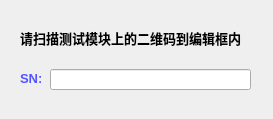
<?xml version="1.0" encoding="UTF-8"?>
<ui version="4.0">
 <class>SNDialog</class>
 <widget class="QDialog" name="SNDialog">
  <property name="geometry">
   <rect>
    <x>0</x>
    <y>0</y>
    <width>273</width>
    <height>119</height>
   </rect>
  </property>
  <property name="font">
   <font>
    <pointsize>10</pointsize>
    <weight>75</weight>
    <bold>true</bold>
   </font>
  </property>
  <property name="windowTitle">
   <string>Dialog</string>
  </property>
  <property name="styleSheet">
   <string notr="true">color: rgb(85, 85, 255);</string>
  </property>
  <widget class="QLabel" name="labelDlgSNComment">
   <property name="geometry">
    <rect>
     <x>20</x>
     <y>30</y>
     <width>231</width>
     <height>16</height>
    </rect>
   </property>
   <property name="styleSheet">
    <string notr="true">color: rgb(0, 0, 0);</string>
   </property>
   <property name="text">
    <string>请扫描测试模块上的二维码到编辑框内</string>
   </property>
  </widget>
  <widget class="QLabel" name="labelDlgSN">
   <property name="geometry">
    <rect>
     <x>20</x>
     <y>70</y>
     <width>21</width>
     <height>16</height>
    </rect>
   </property>
   <property name="text">
    <string>SN:</string>
   </property>
  </widget>
  <widget class="QLineEdit" name="editDlgSN">
   <property name="geometry">
    <rect>
     <x>50</x>
     <y>69</y>
     <width>201</width>
     <height>21</height>
    </rect>
   </property>
   <property name="font">
    <font>
     <pointsize>10</pointsize>
    </font>
   </property>
   <property name="styleSheet">
    <string notr="true">color: rgb(0, 0, 0);</string>
   </property>
  </widget>
 </widget>
 <resources/>
 <connections/>
</ui>
